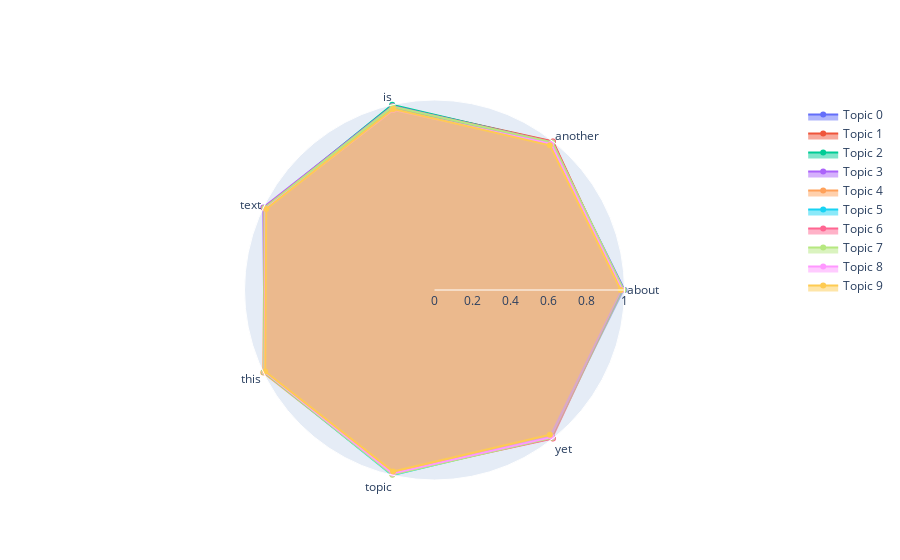

Write notebook code for a chart like this one.
### Code cell
import plotly.graph_objs as go
from sklearn.metrics.pairwise import cosine_similarity
import plotly

# Fit the LDA model
lda = LatentDirichletAllocation(n_components=10, max_iter=5, learning_method='online', learning_offset=50.,random_state=0).fit(X)

# Get the topic-word matrix
topic_word = lda.components_

# Get the similarity matrix
similarity_matrix = cosine_similarity(topic_word)

# Create the radar chart
data = []
for i in range(similarity_matrix.shape[0]):
    topic = similarity_matrix[i,:]
    data.append(go.Scatterpolar(
        r = topic,
        theta = vectorizer.get_feature_names(),
        fill = 'toself',
        name = 'Topic {}'.format(i)
    ))
    
layout = go.Layout(
    polar = dict(
        radialaxis = dict(
            visible = True,
            range = [0, 1]
        )
    ),
    showlegend = True
)

fig = go.Figure(data=data, layout=layout)
plotly.offline.init_notebook_mode(connected=True)
plotly.offline.iplot(fig)

### Figure 1 — Plotly figure (JSON) as saved in the notebook; plotly's stock layout.template omitted (floating-point values rounded to 4 significant figures)
{"data": [{"fill": "toself", "name": "Topic 0", "r": [1.0, 0.9882, 0.9911, 0.9941, 0.9922, 0.9899, 0.987, 0.996, 0.9875, 0.9804], "theta": ["about", "another", "is", "text", "this", "topic", "yet"], "type": "scatterpolar"}, {"fill": "toself", "name": "Topic 1", "r": [0.9882, 1, 0.9934, 0.9937, 0.9923, 0.987, 0.9972, 0.9937, 0.9844, 0.974], "theta": ["about", "another", "is", "text", "this", "topic", "yet"], "type": "scatterpolar"}, {"fill": "toself", "name": "Topic 2", "r": [0.9911, 0.9934, 1, 0.9935, 0.9857, 0.9836, 0.9888, 0.99, 0.9714, 0.9771], "theta": ["about", "another", "is", "text", "this", "topic", "yet"], "type": "scatterpolar"}, {"fill": "toself", "name": "Topic 3", "r": [0.9941, 0.9937, 0.9935, 1, 0.992, 0.9865, 0.9953, 0.9936, 0.9869, 0.9832], "theta": ["about", "another", "is", "text", "this", "topic", "yet"], "type": "scatterpolar"}, {"fill": "toself", "name": "Topic 4", "r": [0.9922, 0.9923, 0.9857, 0.992, 1, 0.9947, 0.9917, 0.9957, 0.9918, 0.9892], "theta": ["about", "another", "is", "text", "this", "topic", "yet"], "type": "scatterpolar"}, {"fill": "toself", "name": "Topic 5", "r": [0.9899, 0.987, 0.9836, 0.9865, 0.9947, 1.0, 0.9882, 0.9968, 0.9903, 0.9803], "theta": ["about", "another", "is", "text", "this", "topic", "yet"], "type": "scatterpolar"}, {"fill": "toself", "name": "Topic 6", "r": [0.987, 0.9972, 0.9888, 0.9953, 0.9917, 0.9882, 1, 0.9944, 0.9904, 0.9741], "theta": ["about", "another", "is", "text", "this", "topic", "yet"], "type": "scatterpolar"}, {"fill": "toself", "name": "Topic 7", "r": [0.996, 0.9937, 0.99, 0.9936, 0.9957, 0.9968, 0.9944, 1.0, 0.9939, 0.9778], "theta": ["about", "another", "is", "text", "this", "topic", "yet"], "type": "scatterpolar"}, {"fill": "toself", "name": "Topic 8", "r": [0.9875, 0.9844, 0.9714, 0.9869, 0.9918, 0.9903, 0.9904, 0.9939, 1, 0.9695], "theta": ["about", "another", "is", "text", "this", "topic", "yet"], "type": "scatterpolar"}, {"fill": "toself", "name": "Topic 9", "r": [0.9804, 0.974, 0.9771, 0.9832, 0.9892, 0.9803, 0.9741, 0.9778, 0.9695, 1.0], "theta": ["about", "another", "is", "text", "this", "topic", "yet"], "type": "scatterpolar"}], "layout": {"polar": {"radialaxis": {"range": [0, 1], "visible": true}}, "showlegend": true}}
